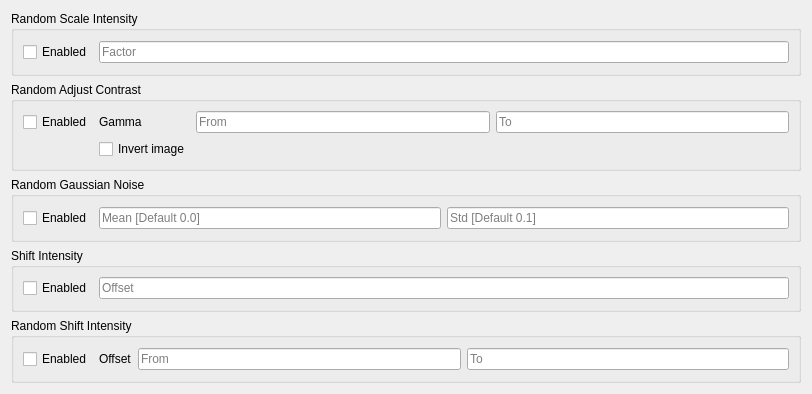
         <widget class="QWidget" name="scrollAreaWidgetContents_2">
          <property name="geometry">
           <rect>
            <x>0</x>
            <y>-92</y>
            <width>812</width>
            <height>394</height>
           </rect>
          </property>
          <property name="layoutDirection">
           <enum>Qt::LeftToRight</enum>
          </property>
          <layout class="QVBoxLayout" name="verticalLayout_3">
           <item>
            <widget class="QGroupBox" name="groupBox">
             <property name="enabled">
              <bool>true</bool>
             </property>
             <property name="autoFillBackground">
              <bool>true</bool>
             </property>
             <property name="title">
              <string>Random Scale Intensity</string>
             </property>
             <layout class="QGridLayout" name="gridLayout_7">
              <item row="0" column="0">
               <widget class="QCheckBox" name="randomScaleIntensityEnabled">
                <property name="text">
                 <string>Enabled</string>
                </property>
               </widget>
              </item>
              <item row="0" column="1">
               <widget class="QLineEdit" name="randomScaleIntensityFactor">
                <property name="placeholderText">
                 <string>Factor</string>
                </property>
               </widget>
              </item>
             </layout>
            </widget>
           </item>
           <item>
            <widget class="QGroupBox" name="groupBox_2">
             <property name="enabled">
              <bool>true</bool>
             </property>
             <property name="autoFillBackground">
              <bool>true</bool>
             </property>
             <property name="title">
              <string>Random Adjust Contrast</string>
             </property>
             <layout class="QGridLayout" name="gridLayout_8">
              <item row="0" column="0">
               <widget class="QCheckBox" name="randomAdjustContrastEnabled">
                <property name="text">
                 <string>Enabled</string>
                </property>
               </widget>
              </item>
              <item row="0" column="2">
               <widget class="QLineEdit" name="randomAdjustContrastGammaFrom">
                <property name="placeholderText">
                 <string>From</string>
                </property>
               </widget>
              </item>
              <item row="1" column="1">
               <widget class="QCheckBox" name="randomAdjustContrastInvertImage">
                <property name="text">
                 <string>Invert image</string>
                </property>
               </widget>
              </item>
              <item row="0" column="1">
               <widget class="QLabel" name="label_10">
                <property name="text">
                 <string>Gamma</string>
                </property>
               </widget>
              </item>
              <item row="0" column="3">
               <widget class="QLineEdit" name="randomAdjustContrastGammaTo">
                <property name="placeholderText">
                 <string>To</string>
                </property>
               </widget>
              </item>
             </layout>
            </widget>
           </item>
           <item>
            <widget class="QGroupBox" name="groupBox_3">
             <property name="autoFillBackground">
              <bool>true</bool>
             </property>
             <property name="title">
              <string>Random Gaussian Noise</string>
             </property>
             <layout class="QGridLayout" name="gridLayout_4">
              <item row="0" column="0">
               <widget class="QCheckBox" name="randomGaussianNoiseEnabled">
                <property name="text">
                 <string>Enabled</string>
                </property>
               </widget>
              </item>
              <item row="0" column="1">
               <widget class="QLineEdit" name="randomGaussianNoiseMean">
                <property name="placeholderText">
                 <string>Mean [Default 0.0]</string>
                </property>
               </widget>
              </item>
              <item row="0" column="2">
               <widget class="QLineEdit" name="randomGaussianNoiseStd">
                <property name="placeholderText">
                 <string>Std [Default 0.1]</string>
                </property>
               </widget>
              </item>
             </layout>
            </widget>
           </item>
           <item>
            <widget class="QGroupBox" name="groupBox_4">
             <property name="autoFillBackground">
              <bool>true</bool>
             </property>
             <property name="title">
              <string>Shift Intensity</string>
             </property>
             <layout class="QGridLayout" name="gridLayout_5">
              <item row="0" column="0">
               <widget class="QCheckBox" name="shiftIntensityEnabled">
                <property name="text">
                 <string>Enabled</string>
                </property>
               </widget>
              </item>
              <item row="0" column="1">
               <widget class="QLineEdit" name="shiftIntensityOffset">
                <property name="placeholderText">
                 <string>Offset</string>
                </property>
               </widget>
              </item>
             </layout>
            </widget>
           </item>
           <item>
            <widget class="QGroupBox" name="groupBox_5">
             <property name="title">
              <string>Random Shift Intensity</string>
             </property>
             <layout class="QGridLayout" name="gridLayout_9">
              <item row="0" column="2">
               <widget class="QLineEdit" name="randomShiftIntensityFrom">
                <property name="placeholderText">
                 <string>From</string>
                </property>
               </widget>
              </item>
              <item row="0" column="3">
               <widget class="QLineEdit" name="randomShiftIntensityTo">
                <property name="placeholderText">
                 <string>To</string>
                </property>
               </widget>
              </item>
              <item row="0" column="0">
               <widget class="QCheckBox" name="randomShiftIntensityEnabled">
                <property name="text">
                 <string>Enabled</string>
                </property>
               </widget>
              </item>
              <item row="0" column="1">
               <widget class="QLabel" name="label_14">
                <property name="text">
                 <string>Offset</string>
                </property>
               </widget>
              </item>
             </layout>
            </widget>
           </item>
          </layout>
         </widget>
